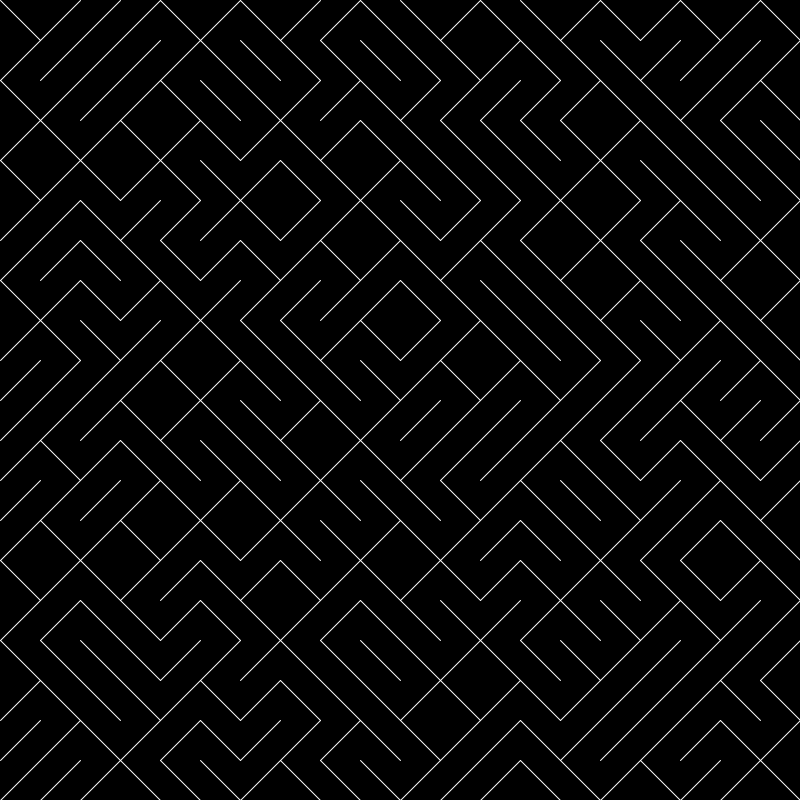
Frame 1 (no input)
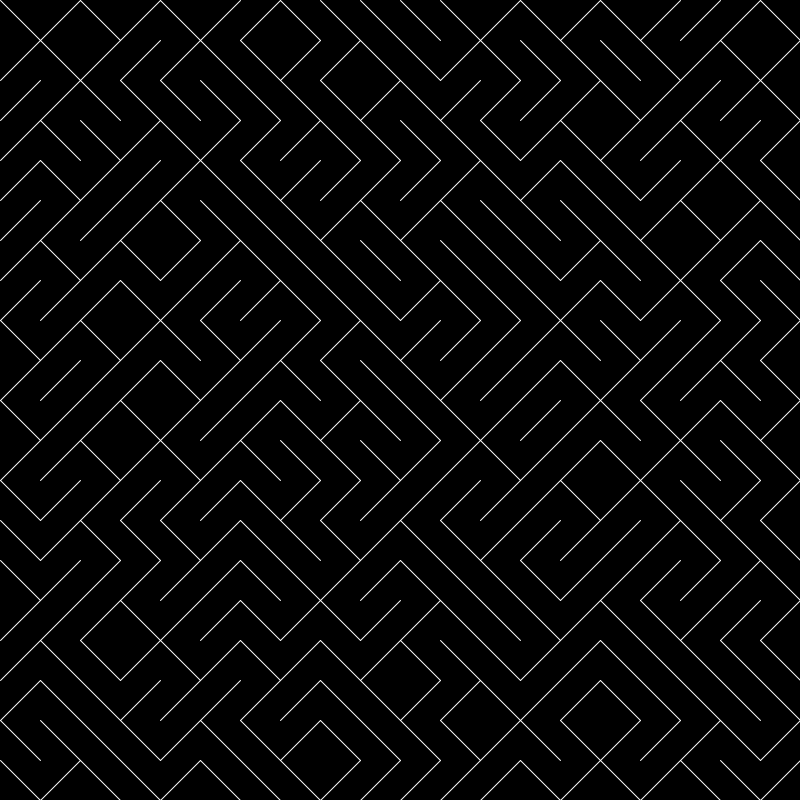
Frame 2 (the mouse pressed at the canvas centre, redrawn once)

The Processing sketch that drew these frames (run headless with seeded random() and noise(); the mouse was pressed at the canvas centre and the sketch redrawn once):

// Processing sketch: procgen_grid_b
// ── procgen_grid_b.pde
int scene = 0;

int rows, cols;
int cw, ch;
int ncolors;

color c;

color[] palette = {#C2C3C7, #FF004D};

void setup() {

  size(800, 800);
  stroke(255);

  frameRate(30);
  noLoop();

  rows = 20;
  cols = 20;
  cw = width/cols;
  ch = height/rows;

  ncolors = palette.length;
}


void draw() {

  float t = 1.0*frameCount/50.0;
  background(0);

  switch(scene) {
  case 0:
    for (int x=0; x<cols; x++) {
      for (int y=0; y<rows; y++) {
        if (random(1)>0.5) {
          line(cw*x, ch*y, cw*x+cw, ch*y+ch);
        } else {
          line(cw*x, ch*y+ch, cw*x+cw, ch*y);
        }
      }
    }
    break;

  case 1:
    noStroke();
    for (int x=0; x<cols; x++) {
      for (int y=0; y<rows; y++) {
        int col1 = palette[0], col2= palette[1];
        //int col1 = palette[x%2], col2= palette[1-x%2];
        //int col1 = palette[y%2], col2= palette[1-y%2];
        //int col1 = palette[x%2], col2= palette[y%2];
        //int col1 = palette[(x+y)%2], col2= palette[x%2];
        //int col1 = palette[(x+y)%2], col2= palette[(x*y)%2];
        tile(cw*x, ch*y, cw, ch, col1, col2, false);
      }
    }
    break;

  case 2:
    noStroke();
    for (int x=0; x<cols; x++) {
      for (int y=0; y<rows; y++) {
        int col1 = palette[0], col2= palette[1];
        //int col1 = palette[x%2], col2= palette[1-x%2];
        //int col1 = palette[y%2], col2= palette[1-y%2];
        //int col1 = palette[(x+y)%2], col2= palette[x%2];
        tile(cw*x, ch*y, cw, ch, col1, col2, (y+x)%2==0);
      }
    }
    break;

  case 3:
    noStroke();
    for (int x=0; x<cols; x++) {
      for (int y=0; y<rows; y++) {
        int palIndex = random(1) > map(mouseX,0,width,0,1) ? 0: 1;        
        int col1 = palette[palIndex], col2= palette[1-palIndex];
        tile(cw*x, ch*y, cw, ch, col1, col2, random(1)>map(mouseY,0,height,0,1));
      }
    }
    break;
  }
}


void keyPressed() {
  redraw();
}

void tile(int x, int y, int w, int h, color c1, color c2, boolean g) {
  fill(c1);
  rect(x, y, x+w, y+h);
  fill(c2);
  if (g) {
    triangle(x, y, x, y+h, x+w, y+h);
  } else {
    triangle(x, y, x+w, y, x, y+h);
  }
}
